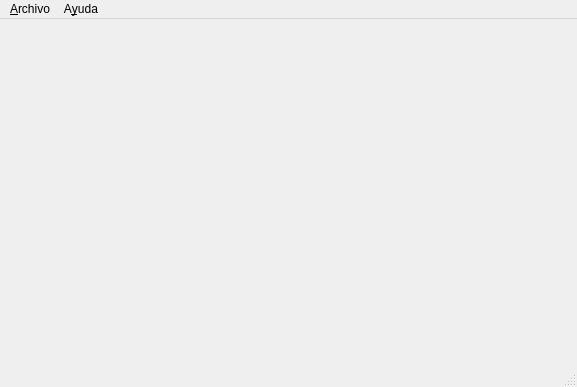
<ui version="4.0" >
 <class>MainWindow</class>
 <widget class="QMainWindow" name="MainWindow" >
  <property name="geometry" >
   <rect>
    <x>0</x>
    <y>0</y>
    <width>577</width>
    <height>387</height>
   </rect>
  </property>
  <property name="windowTitle" >
   <string>MainWindow</string>
  </property>
  <widget class="QWidget" name="centralwidget" >
   <layout class="QGridLayout" name="gridLayout_3" />
  </widget>
  <widget class="QMenuBar" name="menubar" >
   <property name="geometry" >
    <rect>
     <x>0</x>
     <y>0</y>
     <width>577</width>
     <height>22</height>
    </rect>
   </property>
   <widget class="QMenu" name="menuFile" >
    <property name="title" >
     <string>&amp;Archivo</string>
    </property>
    <addaction name="actionNew" />
    <addaction name="actionOpen" />
    <addaction name="actionSave" />
    <addaction name="actionSaveAs" />
    <addaction name="actionExit" />
   </widget>
   <widget class="QMenu" name="menuHelp" >
    <property name="title" >
     <string>A&amp;yuda</string>
    </property>
    <addaction name="actionAbout" />
   </widget>
   <addaction name="menuFile" />
   <addaction name="menuHelp" />
  </widget>
  <widget class="QStatusBar" name="statusbar" />
  <action name="actionSizeSettings" >
   <property name="text" >
    <string>&amp;Tamaño de Ventanas</string>
   </property>
   <property name="shortcut" >
    <string>Ctrl+G</string>
   </property>
  </action>
  <action name="actionExit" >
   <property name="text" >
    <string>&amp;Salir</string>
   </property>
  </action>
  <action name="actionModelParams" >
   <property name="text" >
    <string>&amp;Parametros del Modelo</string>
   </property>
   <property name="shortcut" >
    <string>Ctrl+M</string>
   </property>
  </action>
  <action name="actionPreview" >
   <property name="text" >
    <string>&amp;Vista Previa</string>
   </property>
   <property name="shortcut" >
    <string>Ctrl+P</string>
   </property>
  </action>
  <action name="actionEditModel" >
   <property name="text" >
    <string>&amp;Editar Modelo</string>
   </property>
   <property name="shortcut" >
    <string>Ctrl+E</string>
   </property>
  </action>
  <action name="actionSimParams" >
   <property name="text" >
    <string>&amp;Parametros de Simulacion</string>
   </property>
   <property name="shortcut" >
    <string>Ctrl+I</string>
   </property>
  </action>
  <action name="actionRun" >
   <property name="text" >
    <string>&amp;Ver Simulacion</string>
   </property>
   <property name="shortcut" >
    <string>Ctrl+R</string>
   </property>
  </action>
  <action name="actionNew" >
   <property name="text" >
    <string>Nuevo</string>
   </property>
   <property name="shortcut" >
    <string>Ctrl+N</string>
   </property>
  </action>
  <action name="actionSaveAs" >
   <property name="text" >
    <string>G&amp;uardar como</string>
   </property>
  </action>
  <action name="actionSave" >
   <property name="text" >
    <string>Guardar</string>
   </property>
   <property name="shortcut" >
    <string>Ctrl+S</string>
   </property>
  </action>
  <action name="actionAbout" >
   <property name="text" >
    <string>&amp;Sobre ModelMaker</string>
   </property>
  </action>
  <action name="actionOpen" >
   <property name="text" >
    <string>&amp;Abrir</string>
   </property>
   <property name="shortcut" >
    <string>Ctrl+A</string>
   </property>
  </action>
  <action name="actionCreateModel" >
   <property name="text" >
    <string>Crear Modelo</string>
   </property>
  </action>
  <action name="actionLoadModel" >
   <property name="text" >
    <string>Cargar Modelo</string>
   </property>
   <property name="shortcut" >
    <string>Ctrl+O</string>
   </property>
  </action>
  <action name="actionViewTraces" >
   <property name="text" >
    <string>Ver &amp;Registro</string>
   </property>
   <property name="shortcut" >
    <string>Ctrl+L</string>
   </property>
  </action>
 </widget>
 <resources>
  <include location="Viper.qrc" />
 </resources>
 <connections>
  <connection>
   <sender>actionExit</sender>
   <signal>triggered()</signal>
   <receiver>MainWindow</receiver>
   <slot>close()</slot>
   <hints>
    <hint type="sourcelabel" >
     <x>-1</x>
     <y>-1</y>
    </hint>
    <hint type="destinationlabel" >
     <x>168</x>
     <y>171</y>
    </hint>
   </hints>
  </connection>
 </connections>
</ui>
